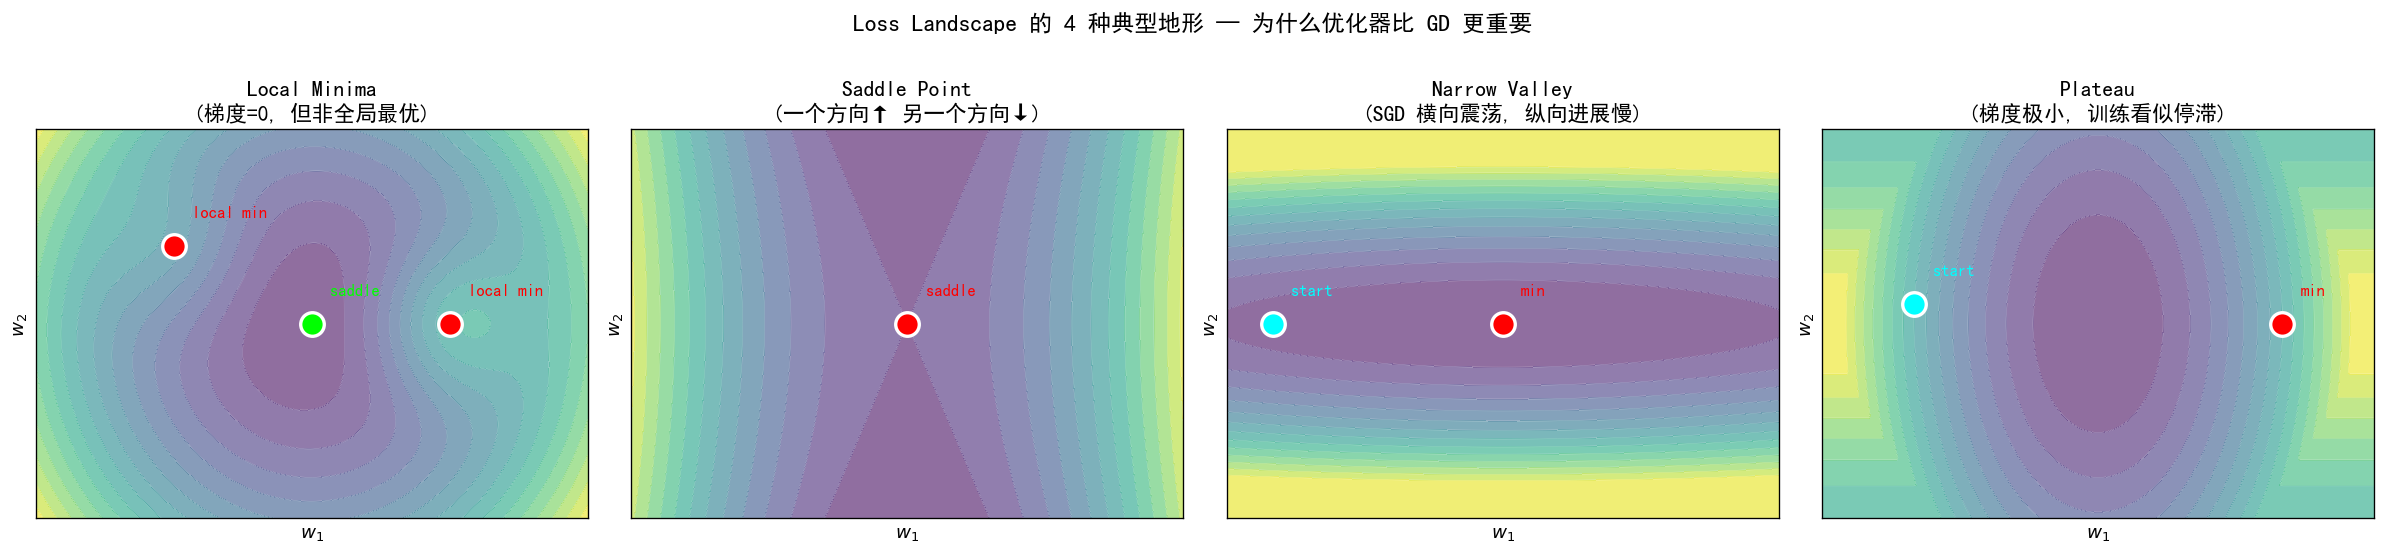

This chart was generated by the following Python code:
"""
3-5-loss-landscape.py
Draw the 4 key features of a deep learning loss landscape:
  - Local minimum
  - Saddle point
  - Narrow valley (ravine)
  - Plateau
Plus a global minimum for reference.

Output: assets/figures/3-5-loss-landscape.png
"""
import numpy as np
import matplotlib.pyplot as plt
from matplotlib.patches import FancyArrowPatch
import os

os.makedirs("assets/figures", exist_ok=True)

fig, axes = plt.subplots(1, 4, figsize=(20, 4.5))


def draw_loss(ax, title, feature_fn, special_pts=None, contour_levels=15):
    """Draw a 2D loss landscape with given feature function."""
    x = np.linspace(-3, 3, 200)
    y = np.linspace(-2, 2, 200)
    X, Y = np.meshgrid(x, y)
    Z = feature_fn(X, Y)
    Z = np.clip(Z, 0, 8)

    cs = ax.contourf(X, Y, Z, levels=contour_levels, cmap="viridis", alpha=0.6)
    ax.contour(X, Y, Z, levels=contour_levels, colors="white", linewidths=0.4, alpha=0.5)

    # Mark special points
    if special_pts:
        for (px, py, color, label) in special_pts:
            ax.scatter(px, py, c=color, s=200, zorder=5, edgecolors="white", linewidths=2)
            ax.annotate(label, (px, py), xytext=(px + 0.2, py + 0.3),
                        fontsize=10, color=color, fontweight="bold")

    ax.set_title(title, fontsize=13, fontweight="bold")
    ax.set_xlabel("$w_1$", fontsize=11)
    ax.set_ylabel("$w_2$", fontsize=11)
    ax.set_xticks([])
    ax.set_yticks([])


# 1. Local minimum
def f_local_min(X, Y):
    return (X ** 2 + Y ** 2) * 0.6 + (np.exp(-((X - 1.5) ** 2 + Y ** 2) * 1.5) * 3
                                       + np.exp(-((X + 1.5) ** 2 + (Y - 0.8) ** 2) * 1.5) * 1.5)


draw_loss(axes[0], "Local Minima\n(梯度=0, 但非全局最优)",
          f_local_min,
          [(-1.5, 0.8, "red", "local min"),
           (1.5, 0, "red", "local min"),
           (0, 0, "lime", "saddle")])

# 2. Saddle point
def f_saddle(X, Y):
    return (X ** 2 - Y ** 2) * 0.3 + 2 + 0.2 * (X ** 2 + Y ** 2)


draw_loss(axes[1], "Saddle Point\n(一个方向↑ 另一个方向↓)",
          f_saddle,
          [(0, 0, "red", "saddle")])

# 3. Narrow valley (ravine)
def f_valley(X, Y):
    return 0.05 * X ** 2 + 2.5 * Y ** 2 + 1


draw_loss(axes[2], "Narrow Valley\n(SGD 横向震荡, 纵向进展慢)",
          f_valley,
          [(-2.5, 0, "cyan", "start"),
           (0, 0, "red", "min")])

# 4. Plateau
def f_plateau(X, Y):
    return np.minimum(2.5 + np.exp(-((Y) ** 2) * 0.5) * 2, 0.5 * X ** 2 + 0.2 * Y ** 2 + 0.5)


draw_loss(axes[3], "Plateau\n(梯度极小, 训练看似停滞)",
          f_plateau,
          [(-2, 0.2, "cyan", "start"),
           (2, 0, "red", "min")])

plt.suptitle("Loss Landscape 的 4 种典型地形 — 为什么优化器比 GD 更重要",
             fontsize=14, fontweight="bold", y=1.02)
plt.tight_layout()
plt.savefig("assets/figures/3-5-loss-landscape.png", dpi=120, bbox_inches="tight")
print("Saved: assets/figures/3-5-loss-landscape.png")
